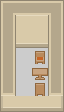

A level layout from a 2D game, rendered from its tile map. Below: a short description, then the map file with tile-grid data replaced by summaries:
An orthogonal 4x7 tile map with 16x16 px tiles, 6 tile layers (Land, Sea, Ground Overlay, Objects, ...) and 2 objects.

<map version="1.0" orientation="orthogonal" renderorder="right-down" width="4" height="7" tilewidth="16" tileheight="16" nextobjectid="7">
 <tileset firstgid="1" name="roguelikeSheet_transparent" tilewidth="16" tileheight="16" spacing="1" tilecount="1767">
  <image source="../Images/roguelikeSheet_transparent.png" width="968" height="526" />
 </tileset>
 <layer name="Land" width="4" height="7">
  <data>[28 cells, 28 non-empty, 1 distinct tile ids]</data>
 </layer>
 <layer name="Sea" width="4" height="7">
  <data>[28 cells, 0 non-empty, 0 distinct tile ids]</data>
 </layer>
 <layer name="Ground Overlay" width="4" height="7">
  <data>[28 cells, 0 non-empty, 0 distinct tile ids]</data>
 </layer>
 <layer name="Objects" width="4" height="7">
  <data>[28 cells, 25 non-empty, 12 distinct tile ids]</data>
 </layer>
 <objectgroup name="Signs" />
 <objectgroup name="Open Doors">
  <object id="2" gid="261" x="16" y="112" width="16" height="16">
   <properties>
    <property name="Connected" value="Maps/1.tmx" />
    <property name="GoX" value="24" />
    <property name="GoY" value="88" />
   </properties>
  </object>
  <object id="6" gid="95" x="16" y="48" width="16" height="16">
   <properties>
    <property name="Connected" value="Houses/5.tmx" />
    <property name="GoX" value="1" />
    <property name="GoY" value="5" />
   </properties>
  </object>
 </objectgroup>
 <layer name="Doors/Windows/Roofs" width="4" height="7">
  <data>[28 cells, 0 non-empty, 0 distinct tile ids]</data>
 </layer>
 <layer name="Roof Overlay" width="4" height="7">
  <data>[28 cells, 0 non-empty, 0 distinct tile ids]</data>
 </layer>
</map>
